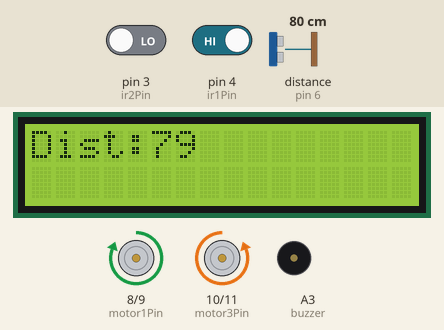
This sketch was run on a simulated Arduino Uno, built with avr-gcc and run on an emulated ATmega328P. Shown: 16×2 character LCD, motor-driver pin pairs drawn as motors (green arrow = first pin HIGH = forward, orange = second pin HIGH = backward, longer = more drive), buzzer (waves = sounding, pin HIGH). Wiring (inferred from the names in the program): ultrasonic range finder: trigger pin 7; echo pin 6. The test bench sets the inputs (shaded band); at power-on: distance to the obstacle (sensor on pin 6) 80 cm, pin 3 (ir2Pin) LOW, pin 4 (ir1Pin) HIGH. The echo pulse lasts 58.3 µs per cm; pins used as bus, display or sensor lines are not drawn; what the sketch prints to the serial monitor is not drawn.

Above: at 4.2 s.
4.3 s: distance to the obstacle (sensor on pin 6) set to 2 cm
At 5.5 s:
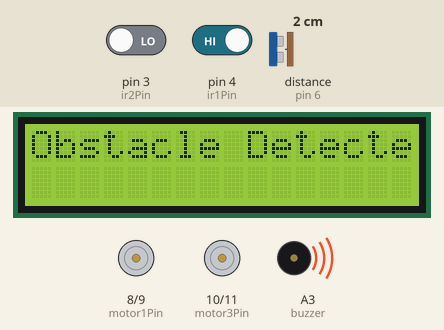
5.8 s: pin 3 (ir2Pin) driven HIGH and pin 4 (ir1Pin) driven LOW
8.8 s: distance to the obstacle (sensor on pin 6) set to 9 cm
At 9.36 s:
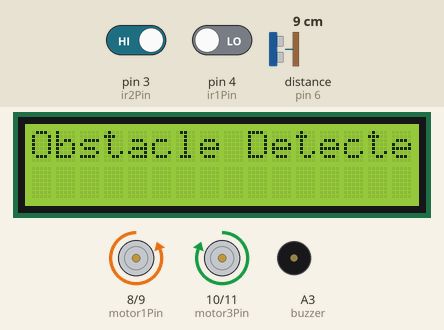
10.9 s: distance to the obstacle (sensor on pin 6) set to 12 cm
12.4 s: pin 3 (ir2Pin) driven LOW
At 14.8 s:
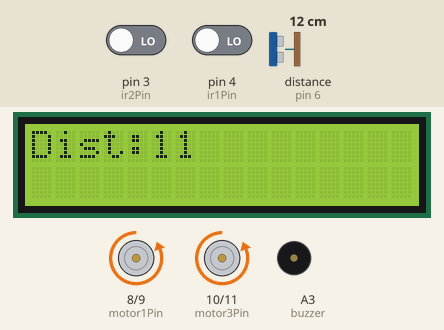
15.4 s: distance to the obstacle (sensor on pin 6) set to 203 cm
At 16.7 s:
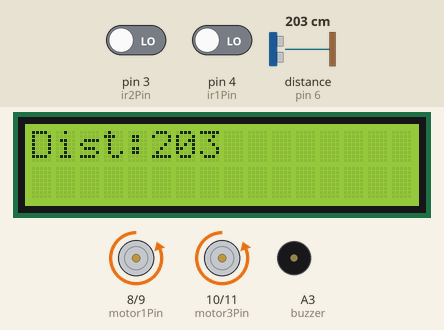
Timing chart, 0 to 18.4 s (numbered marks = the images above; inputs shaded):
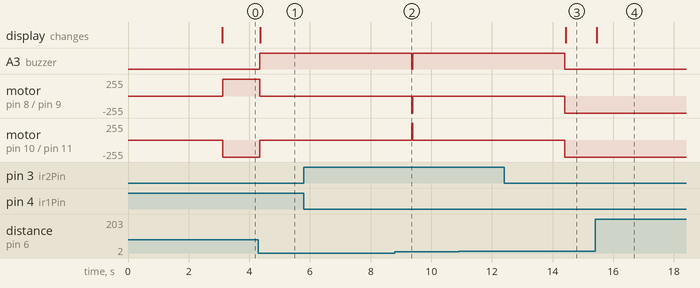

The sketch:

line_following_robot_with_Obstacle_detection.ino
```cpp
#include <Wire.h>
#include <LiquidCrystal_I2C.h>

// Set the LCD address to 0x27 for a 16 chars and 2 line display
LiquidCrystal_I2C lcd(0x27, 16, 2);

#define echoPin 6 // Echo Pin
#define trigPin 7 // Trigger Pin

const int buzzer = A3;

int maximumRange = 200; // Maximum range needed
int minimumRange = 0; // Minimum range needed
long duration, distance; // Duration used to calculate distance

const int motor1Pin = 8;
const int motor2Pin = 9;
const int motor3Pin = 10;
const int motor4Pin = 11;

int motor1State = 0;
int motor2State = 0;
int motor3State = 0;
int motor4State = 0;

const int ir1Pin = 4;
int ir1State = 0;

const int ir2Pin = 3;
int ir2State = 0;


void setup() {

  pinMode(buzzer, OUTPUT);
  pinMode(trigPin, OUTPUT);
  pinMode(echoPin, INPUT);
  pinMode(ir1Pin, INPUT);
  pinMode(ir2Pin, INPUT);
  digitalWrite(buzzer, LOW);
  Serial.begin(9600);
  pinMode(motor1Pin, OUTPUT);
  pinMode(motor2Pin, OUTPUT);
  pinMode(motor3Pin, OUTPUT);
  pinMode(motor4Pin, OUTPUT);
  motor1State = LOW;
  motor2State = LOW;
  motor3State = LOW;
  motor4State = LOW;
  digitalWrite(motor1Pin, motor1State);
  digitalWrite(motor2Pin, motor2State);
  digitalWrite(motor3Pin, motor3State);
  digitalWrite(motor4Pin, motor4State);

  // initialize the LCD
  lcd.begin();
  lcd.print("LINE FOLLOWING");
  lcd.setCursor(0, 1); // Sets cursor at Column 0 and Line 1
  lcd.print("     ROBOT    ");
  delay(3000);
}

void loop()

{


  digitalWrite(trigPin, LOW);
  delayMicroseconds(2);

  digitalWrite(trigPin, HIGH);
  delayMicroseconds(10);

  digitalWrite(trigPin, LOW);
  duration = pulseIn(echoPin, HIGH);

  //Calculate the distance (in cm) based on the speed of sound.
  distance = duration / 58.2;

  Serial.println(distance);
  lcd.clear();
  lcd.print("Dist:");
  lcd.print(distance);
  delay(20);

  if (distance < 10)
  {
    motor1State = LOW;
    motor2State = LOW;
    motor3State = LOW;
    motor4State = LOW;
    digitalWrite(motor1Pin, motor1State);
    digitalWrite(motor2Pin, motor2State);
    digitalWrite(motor3Pin, motor3State);
    digitalWrite(motor4Pin, motor4State);
    digitalWrite(buzzer, HIGH);
    lcd.clear();
    lcd.print("Obstacle Detected");
    delay(5000);
    digitalWrite(buzzer, LOW);
  }


  ir1State = digitalRead(ir1Pin);
  ir2State = digitalRead(ir2Pin);

  if (ir1State == LOW && ir2State == HIGH)
  {
    motor1State = LOW;
    motor2State = HIGH;
    motor3State = HIGH;
    motor4State = LOW;
    digitalWrite(motor1Pin, motor1State);
    digitalWrite(motor2Pin, motor2State);
    digitalWrite(motor3Pin, motor3State);
    digitalWrite(motor4Pin, motor4State);
  }
  if (ir1State == HIGH && ir2State == LOW)
  {
    motor1State = HIGH;
    motor2State = LOW;
    motor3State = LOW;
    motor4State = HIGH;
    digitalWrite(motor1Pin, motor1State);
    digitalWrite(motor2Pin, motor2State);
    digitalWrite(motor3Pin, motor3State);
    digitalWrite(motor4Pin, motor4State);
  }

  if (ir1State == LOW && ir2State == LOW)
  {
    motor1State = LOW;
    motor2State = HIGH;
    motor3State = LOW;
    motor4State = HIGH;
    digitalWrite(motor1Pin, motor1State);
    digitalWrite(motor2Pin, motor2State);
    digitalWrite(motor3Pin, motor3State);
    digitalWrite(motor4Pin, motor4State);
  }


}
```

Measured:
- after the input at 4.3 s, A3 (buzzer): LOW → HIGH at once; motor on pin 8 (motor1Pin) / pin 9 (motor2Pin): forward 255/255 → stopped at once; motor on pin 10 (motor3Pin) / pin 11 (motor4Pin): backward 255/255 → stopped at once; the display: changes after 0.06 s (image 1)
- after the input at 5.8 s, every drawn part: stays the same
- after the input at 10.9 s, every drawn part: stays the same
- after the input at 12.4 s, motor on pin 10 (motor3Pin) / pin 11 (motor4Pin): stopped → backward 255/255 after 2.0 s
- after the input at 15.4 s, the display: changes after 0.06 s (image 4)
